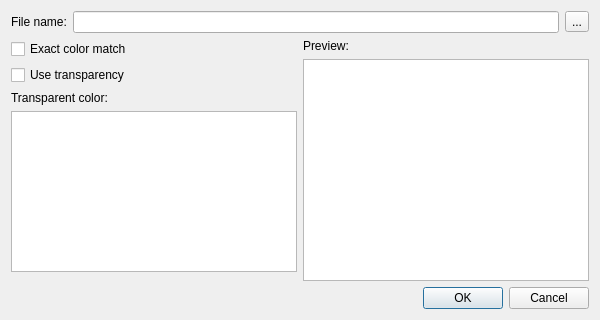
<?xml version="1.0" encoding="UTF-8"?>
<ui version="4.0">
 <class>SolarusEditor::ExportToGifDialog</class>
 <widget class="QDialog" name="SolarusEditor::ExportToGifDialog">
  <property name="geometry">
   <rect>
    <x>0</x>
    <y>0</y>
    <width>600</width>
    <height>320</height>
   </rect>
  </property>
  <property name="windowTitle">
   <string>Export to GIF</string>
  </property>
  <layout class="QVBoxLayout" name="verticalLayout_3">
   <item>
    <layout class="QHBoxLayout" name="file_name_layout">
     <item>
      <widget class="QLabel" name="file_name_label">
       <property name="text">
        <string>File name:</string>
       </property>
      </widget>
     </item>
     <item>
      <widget class="QLineEdit" name="file_name_field"/>
     </item>
     <item>
      <widget class="QToolButton" name="browse_button">
       <property name="text">
        <string>...</string>
       </property>
      </widget>
     </item>
    </layout>
   </item>
   <item>
    <layout class="QHBoxLayout" name="main_layout">
     <item>
      <layout class="QVBoxLayout" name="left_layout">
       <item>
        <widget class="QCheckBox" name="exact_color_match_field">
         <property name="text">
          <string>Exact color match</string>
         </property>
        </widget>
       </item>
       <item>
        <widget class="QCheckBox" name="use_transparency_field">
         <property name="text">
          <string>Use transparency</string>
         </property>
        </widget>
       </item>
       <item>
        <widget class="QLabel" name="transparent_label">
         <property name="text">
          <string>Transparent color:</string>
         </property>
        </widget>
       </item>
       <item>
        <widget class="QListWidget" name="color_list_widget"/>
       </item>
       <item>
        <spacer name="vertical_spacer">
         <property name="orientation">
          <enum>Qt::Vertical</enum>
         </property>
         <property name="sizeHint" stdset="0">
          <size>
           <width>20</width>
           <height>40</height>
          </size>
         </property>
        </spacer>
       </item>
      </layout>
     </item>
     <item>
      <layout class="QVBoxLayout" name="right_layout">
       <item>
        <widget class="QLabel" name="preview_label">
         <property name="text">
          <string>Preview:</string>
         </property>
        </widget>
       </item>
       <item>
        <widget class="QGraphicsView" name="preview_graphics_view"/>
       </item>
      </layout>
     </item>
    </layout>
   </item>
   <item>
    <widget class="QDialogButtonBox" name="button_box">
     <property name="standardButtons">
      <set>QDialogButtonBox::Cancel|QDialogButtonBox::Ok</set>
     </property>
    </widget>
   </item>
  </layout>
 </widget>
 <resources/>
 <connections>
  <connection>
   <sender>button_box</sender>
   <signal>accepted()</signal>
   <receiver>SolarusEditor::ExportToGifDialog</receiver>
   <slot>accept()</slot>
   <hints>
    <hint type="sourcelabel">
     <x>307</x>
     <y>382</y>
    </hint>
    <hint type="destinationlabel">
     <x>290</x>
     <y>395</y>
    </hint>
   </hints>
  </connection>
  <connection>
   <sender>button_box</sender>
   <signal>rejected()</signal>
   <receiver>SolarusEditor::ExportToGifDialog</receiver>
   <slot>reject()</slot>
   <hints>
    <hint type="sourcelabel">
     <x>211</x>
     <y>380</y>
    </hint>
    <hint type="destinationlabel">
     <x>211</x>
     <y>395</y>
    </hint>
   </hints>
  </connection>
 </connections>
</ui>
